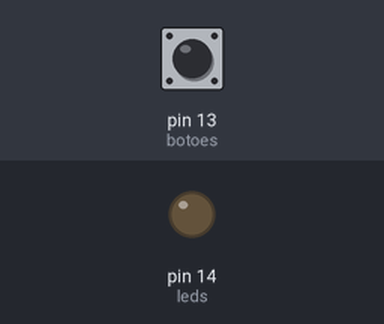
Simulated run of this sketch. Board: Arduino Uno, built with avr-gcc and run on an emulated ATmega328P. On the bench: output pins drawn as LEDs (lit = HIGH). The inputs (shaded band) are chosen by the test bench; at power-on: pin 13 (botoes) HIGH.

Above: at 1.2 s.
1.3 s: pin 13 (botoes) pulled LOW for 0.15 s
At 2.4 s:
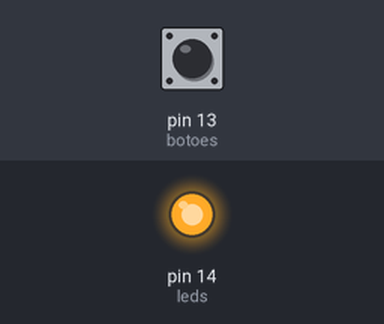
2.9 s: pin 13 (botoes) pulled LOW for 1 s
At 3.6 s:
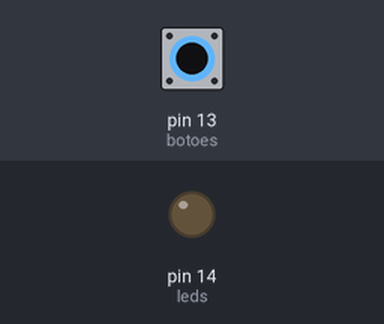
5.4 s: pin 13 (botoes) pulled LOW for 3.2 s
At 6.7 s:
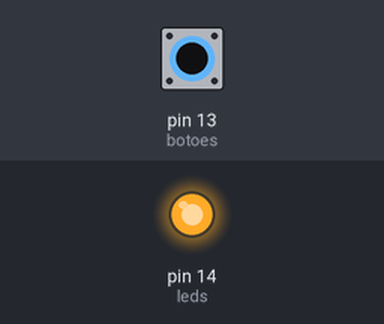
Timing chart, 0 to 8.4 s (numbered marks = the images above; inputs shaded):
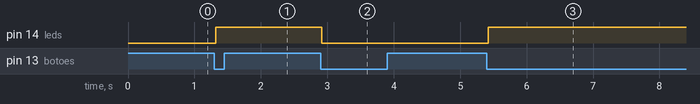

The sketch:

botao_on_off.ino
```cpp
#define leds 14
#define botoes 13

int est=0;
int estAnt=0;
int saidas=0;

void setup(){

  pinMode(leds,OUTPUT);
  pinMode(botoes,INPUT_PULLUP);

  digitalWrite(leds,LOW);
}

void loop(){
   est=digitalRead(botoes); //lê o botão

  if ( est==0 && estAnt==0)   // só mudará o estado do led na transição do botão de não apertado para apertado

  {  //troca o turno
    saidas=1-saidas; //inverte o estado do led
    delay(20);  //de-bouncing
  }

  estAnt=1-est; //armazena o estado anterior do botão

  if( saidas==1)

  {
    digitalWrite(leds, HIGH); // led on

  }

  else{
    digitalWrite(leds,LOW); // led off


  }}
```

Measured:
- after the input at 1.3 s, pin 14 (leds): LOW → HIGH at once
- after the input at 2.9 s, pin 14 (leds): HIGH → LOW at once
- after the input at 5.4 s, pin 14 (leds): LOW → HIGH at once
